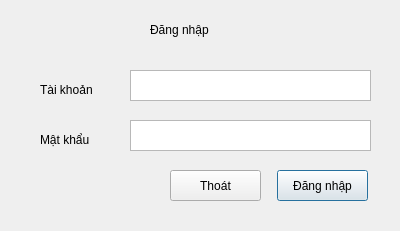
<?xml version="1.0" encoding="UTF-8"?>
<ui version="4.0">
 <class>LoginDialog</class>
 <widget class="QDialog" name="LoginDialog">
  <property name="geometry">
   <rect>
    <x>0</x>
    <y>0</y>
    <width>400</width>
    <height>231</height>
   </rect>
  </property>
  <property name="windowTitle">
   <string>Dialog</string>
  </property>
  <widget class="QTextEdit" name="textEdit">
   <property name="geometry">
    <rect>
     <x>130</x>
     <y>70</y>
     <width>241</width>
     <height>31</height>
    </rect>
   </property>
  </widget>
  <widget class="QLabel" name="label">
   <property name="geometry">
    <rect>
     <x>150</x>
     <y>20</y>
     <width>81</width>
     <height>19</height>
    </rect>
   </property>
   <property name="text">
    <string>Đăng nhập</string>
   </property>
  </widget>
  <widget class="QLabel" name="label_2">
   <property name="geometry">
    <rect>
     <x>40</x>
     <y>80</y>
     <width>67</width>
     <height>19</height>
    </rect>
   </property>
   <property name="text">
    <string>Tài khoản</string>
   </property>
  </widget>
  <widget class="QLabel" name="label_3">
   <property name="geometry">
    <rect>
     <x>40</x>
     <y>130</y>
     <width>67</width>
     <height>19</height>
    </rect>
   </property>
   <property name="text">
    <string>Mật khẩu</string>
   </property>
  </widget>
  <widget class="QTextEdit" name="textEdit_2">
   <property name="geometry">
    <rect>
     <x>130</x>
     <y>120</y>
     <width>241</width>
     <height>31</height>
    </rect>
   </property>
  </widget>
  <widget class="QPushButton" name="pushButton">
   <property name="geometry">
    <rect>
     <x>277</x>
     <y>170</y>
     <width>91</width>
     <height>31</height>
    </rect>
   </property>
   <property name="text">
    <string>Đăng nhập</string>
   </property>
  </widget>
  <widget class="QPushButton" name="pushButton_2">
   <property name="geometry">
    <rect>
     <x>170</x>
     <y>170</y>
     <width>91</width>
     <height>31</height>
    </rect>
   </property>
   <property name="text">
    <string>Thoát</string>
   </property>
  </widget>
 </widget>
 <resources/>
 <connections/>
</ui>
